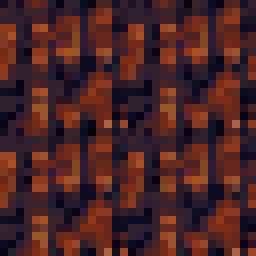
#> input picture art/pixellab/candidates/floor-earth.png, 32 x 32 px (shown 8 times larger)
$ python make-wave34-sheet.py
#> lines starting #> are read from the running program, lines starting #| are printed output that depends on the picture
#!/usr/bin/env python3
"""Build the wave 3+4 pick gate: every A/B pair side by side on the shipped
rust floor, at the relative scale the game actually draws them.

The gate is the only place the human's judgement lands (map #217), so the sheet
shows the pair together against the floor they will live on, and at the sizes
they will really be relative to each other -- a 21px Static Mite next to a 51px
Snare Bloom is the whole point.

    python3 art/pixellab/make-wave34-sheet.py
"""

from pathlib import Path

from PIL import Image, ImageDraw, ImageFont

ROOT = Path(__file__).resolve().parents[2]
CAND = ROOT / "art" / "pixellab" / "candidates"
OUT = ROOT / "art" / "pixellab"

FONT = ImageFont.truetype("/System/Library/Fonts/Supplemental/Arial Bold.ttf", 20)
SMALL = ImageFont.truetype("/System/Library/Fonts/Supplemental/Arial.ttf", 15)
FG = (232, 232, 240)
DIM = (152, 152, 166)

# Game scale: the floor tile is 112.3 world units, so a sprite pixel is half a
# floor pixel. F is the floor-pixel zoom; sprites draw at F/2 (make-loops.py).
F = 12
Z = 4  # every canvas fits the panel; relative scale between kinds is preserved

ROWS = [
    ("Snare Bloom", "venus, 51", "bog green / acid-green jaw", "snare-A", "snare-B"),
    ("The Shear", "mantis, 48", "gunmetal purple / violet blades", "shear-A", "shear-B"),
    ("Woofer", "giantBat, 50", "oxblood / crimson dust cap", "woofer-A", "woofer-B"),
    ("Howlback", "werewolf, 34 quadruped", "ochre brown / orange eyes", "howl-A", "howl-B"),
    ("Echo Shard", "ghost, 32", "dark violet glass / white cracks", "shard-A", "shard-B"),
    ("Echo Rush", "ghostSwarm, 32", "ice-white glass / pale blue", "rush-A", "rush-B"),
    ("Flare Mite", "redBat, 25", "rust red / orange eyes", "flare-A", "flare-B"),
    ("Static Mite", "bat, 21", "charcoal / white-blue eyes", "static-A", "static-B"),
]

CELL_W, CELL_H = 620, 400


def floor_panel(width: int, height: int) -> Image.Image:
#> called with width = 596, height = 310
    tile = Image.open(CAND / "floor-earth.png").convert("RGBA")
#> tile is the input picture: PIL image 32x32 RGBA; mean R, G, B, A 73, 35.1, 35.8, 255
    tile = tile.resize((32 * F, 32 * F), Image.NEAREST)
#> tile: PIL image 384x384 RGBA
    panel = Image.new("RGBA", (width, height))
#> panel: PIL image 596x310 RGBA; every value is 0
    for y in range(0, height, tile.height):
        for x in range(0, width, tile.width):
            panel.paste(tile, (x, y))
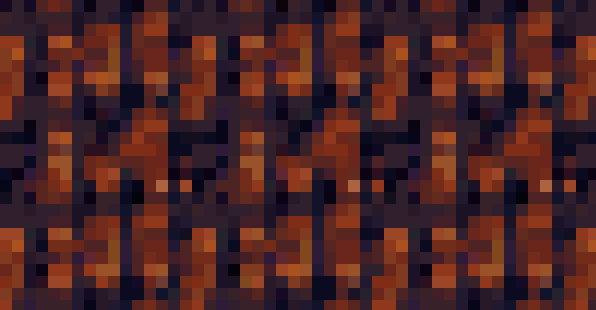
#> panel: PIL image 596x310 RGBA; mean R, G, B, A 73.7, 35.5, 35.9, 255
    return panel


def main() -> None:
    cols = 2
    rows = (len(ROWS) + cols - 1) // cols
    sheet = Image.new("RGBA", (CELL_W * cols + 40, CELL_H * rows + 70), (20, 20, 24, 255))
    draw = ImageDraw.Draw(sheet)
    draw.text((22, 20), "Wave 3+4 pick gate - A on the left, B on the right, on the shipped floor",
              FG, font=FONT)

    for i, (label, kind, desc, a, b) in enumerate(ROWS):
        cx, cy = i % cols, i // cols
        left = 20 + cx * CELL_W
        top = 62 + cy * CELL_H
        draw.text((left, top), f"{label}  ({kind})", FG, font=FONT)
        draw.text((left, top + 24), desc, DIM, font=SMALL)

        panel = floor_panel(CELL_W - 24, CELL_H - 90)
        for j, name in enumerate((a, b)):
            path = CAND / f"{name}.png"
            if not path.exists():
                continue
            im = Image.open(path).convert("RGBA")
            im = im.resize((im.width * Z, im.height * Z), Image.NEAREST)
            x = (panel.width // 2) * j + (panel.width // 2 - im.width) // 2
            y = (panel.height - im.height) // 2
            panel.alpha_composite(im, (max(0, x), max(0, y)))
        sheet.alpha_composite(panel, (left, top + 46))
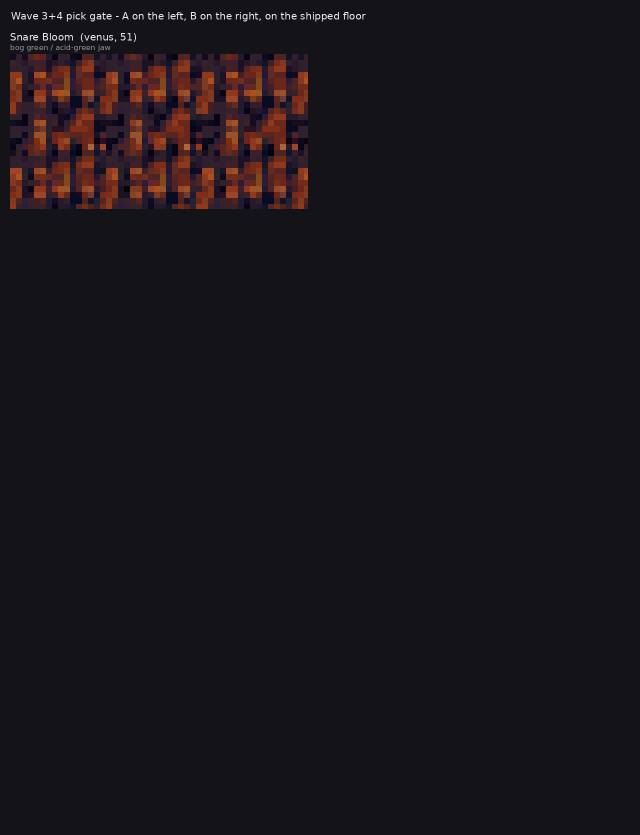
#> sheet: PIL image 1280x1670 RGBA (shown at 1/2 size); mean R, G, B, A 25.1, 21.8, 25.5, 255
        draw.text((left + 8, top + 46 + panel.height + 4), f"{label} A", FG, font=SMALL)
        draw.text((left + panel.width // 2 + 8, top + 46 + panel.height + 4), f"{label} B", FG, font=SMALL)

    sheet.convert("RGB").save(OUT / "wave34-gate.png")
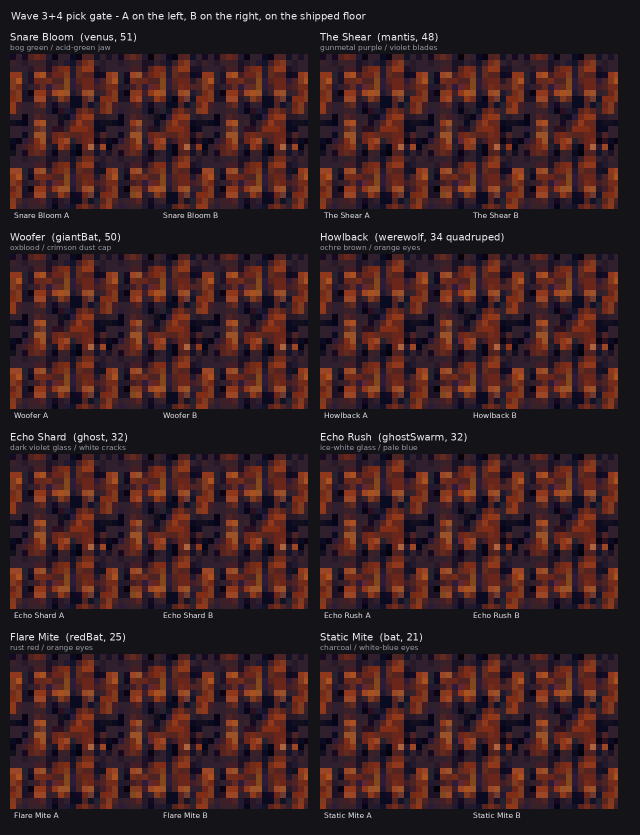
#> saved as wave34-gate.png: PIL image 1280x1670 RGB (shown at 1/2 size); mean R, G, B 59, 32.5, 34.1
    print("wrote", OUT / "wave34-gate.png")


if __name__ == "__main__":
    main()
